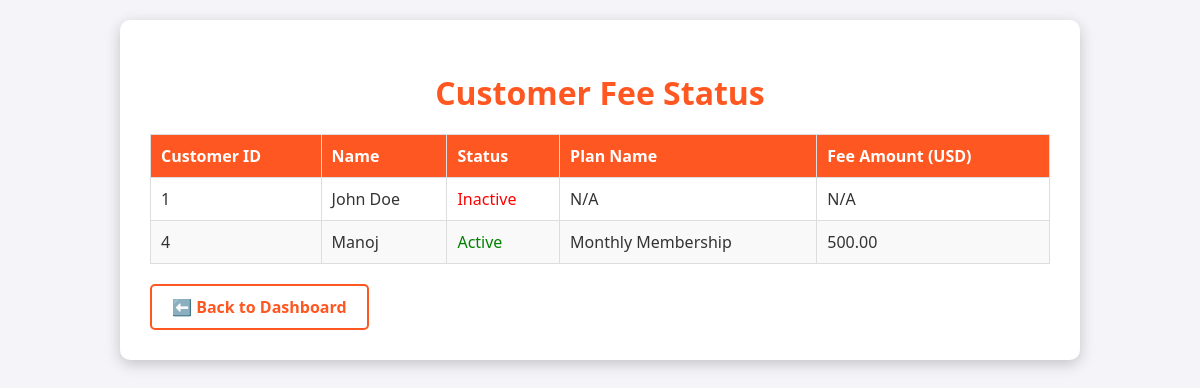
The app's page /dashboard/fee_status.php with its own data.
### tables this page shows
CREATE TABLE `customers` (
  `customer_id` int(10) UNSIGNED NOT NULL,
  `name` varchar(100) NOT NULL,
  `email` varchar(100) NOT NULL,
  `password` char(60) NOT NULL,
  `phone` varchar(20) DEFAULT NULL,
  `created_at` timestamp NOT NULL DEFAULT current_timestamp(),
  `status` enum('active','inactive') DEFAULT 'inactive'
);

### dashboard/fee_status.php (the view, shortened to what this page needs)
<?php
require_once("../config/db.php");
$stmt = $pdo->prepare("
    SELECT c.customer_id, c.name, c.status, f.plan_name, f.fee_amount
    FROM customers c
    LEFT JOIN fee_payments p ON c.customer_id = p.customer_id
    LEFT JOIN fee_structure f ON p.plan_id = f.id
    GROUP BY c.customer_id
");
$stmt->execute();
$customers = $stmt->fetchAll(PDO::FETCH_ASSOC);
?>
<!DOCTYPE html>
<html lang="en">
<head>
</head>
<body>
    <div class="container">
        <h1>Customer Fee Status</h1>
        <table>
            <thead>
                <tr>
                    <th>Customer ID</th>
                    <th>Name</th>
                    <th>Status</th>
                    <th>Plan Name</th>
                    <th>Fee Amount (USD)</th>
                </tr>
            </thead>
            <tbody>
                <?php foreach ($customers as $customer): ?>
                    <tr>
                        <td><?php echo htmlspecialchars($customer['customer_id']); ?></td>
                        <td><?php echo htmlspecialchars($customer['name']); ?></td>
                        <td style="color: <?php echo $customer['status'] === 'active' ? 'green' : 'red'; ?>;">
                            <?php echo ucfirst($customer['status']); ?>
                        </td>
                        <td><?php echo htmlspecialchars($customer['plan_name'] ?? 'N/A'); ?></td>
                        <td><?php echo htmlspecialchars($customer['fee_amount'] ?? 'N/A'); ?></td>
                    </tr>
                <?php endforeach; ?>
            </tbody>
        </table>
        <a href="trainer.php" class="back-link">⬅️ Back to Dashboard</a>
    </div>
</body>
</html>

### dashboard/fee_status.php (style rules this page uses)
body { font-family: 'Segoe UI', sans-serif; background-color: #f4f4f9; color: #333; margin: 0; padding: 20px; }
.container { max-width: 900px; margin: 0 auto; background: #fff; padding: 30px; border-radius: 10px; box-shadow: 0 4px 15px rgba(0, 0, 0, 0.2); }
h1 { text-align: center; color: #ff5722; font-size: 2rem; margin-bottom: 20px; }
table { width: 100%; border-collapse: collapse; margin-top: 20px; }
table th, table td { border: 1px solid #ddd; padding: 10px; text-align: left; }
table th { background-color: #ff5722; color: white; }
table tr:nth-child(even) { background-color: #f9f9f9; }
.back-link { display: inline-block; margin-top: 20px; text-decoration: none; color: #ff5722; font-weight: bold; padding: 10px 20px; border: 2px solid #ff5722; border-radius: 5px; transition: all 0.3s ease; }

### records on screen
customers: customer_id "1", name "John Doe", status "Inactive", plan_name "N/A", fee_amount "N/A"
customers: customer_id "4", name "Manoj", status "Active", plan_name "Monthly Membership", fee_amount "500.00"
